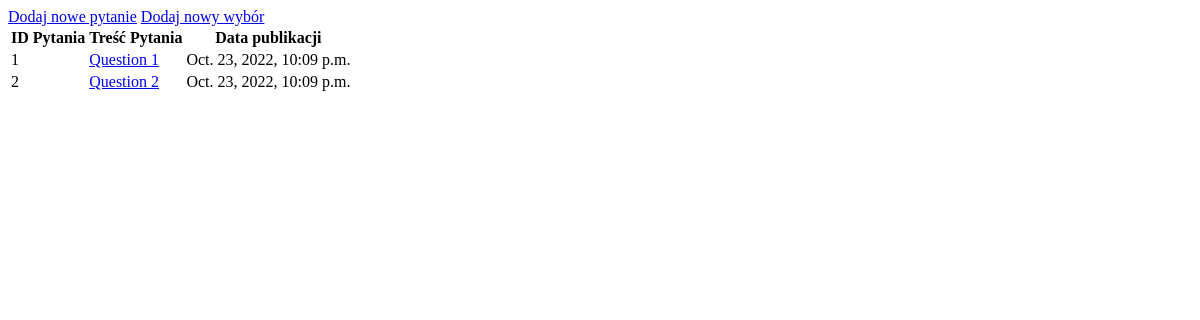
/polls/, run on an earlier commit of the app's database.
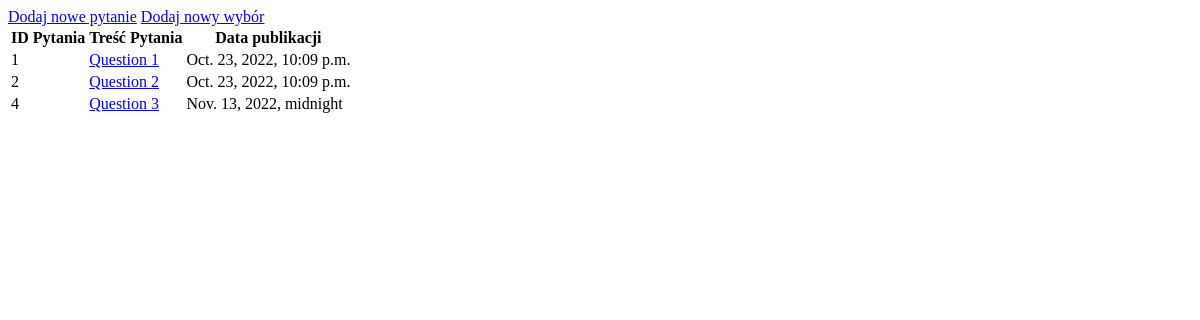
And on a later commit of the database.
### polls/models.py (models this page shows, shortened)
class Question(models.Model):
    question_text = models.CharField(max_length=200)
    pub_date = models.DateTimeField('date published')
    type = models.BooleanField(CheckboxInput)

### polls/views.py (the view)
# urls.py: path('', views.question_list, name='question_list'),
def question_list(request):
   questions = Question.objects.all()
   return render(request, 'polls/question_list.html', {'questions': questions})

### templates/polls/question_list.html (shortened to what this page needs)
<!DOCTYPE html>
<html>
<body>
    <a href="{% url 'polls:question_add' %}">Dodaj nowe pytanie</a>
    <a href="{% url 'polls:choice_add' %}" >Dodaj nowy wybór</a>
<table>
    <tr>
        <th>ID Pytania</question></th>
        <th>Treść Pytania</th>
        <th>Data publikacji</th>
    </tr>
    <div>
    {% for question in questions %}
        <tr>
            <td>{{ question.id }}</td>
            <td><a href="{% url 'polls:question_detail' question.id %}">{{ question.question_text }}</a></tdb>
            <td>{{ question.pub_date }}</td>
        </tr>
    {% endfor %}
</table>
</body>
</html>

What changed in the data, as far as the page shows it:
added Question: id "4", question_text "Question 3", pub_date "Nov. 13, 2022, midnight"
